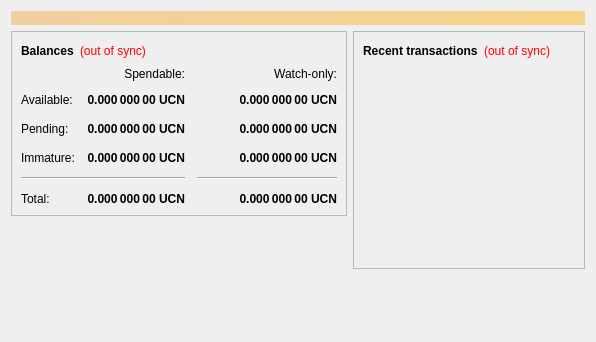
<?xml version="1.0" encoding="UTF-8"?>
<ui version="4.0">
 <class>OverviewPage</class>
 <widget class="QWidget" name="OverviewPage">
  <property name="geometry">
   <rect>
    <x>0</x>
    <y>0</y>
    <width>596</width>
    <height>342</height>
   </rect>
  </property>
  <property name="windowTitle">
   <string>Form</string>
  </property>
  <layout class="QVBoxLayout" name="topLayout">
   <item>
    <widget class="QLabel" name="labelAlerts">
     <property name="visible">
      <bool>false</bool>
     </property>
     <property name="styleSheet">
      <string notr="true">background-color: qlineargradient(x1: 0, y1: 0, x2: 1, y2: 0, stop:0 #F0D0A0, stop:1 #F8D488); color:#000000;</string>
     </property>
     <property name="wordWrap">
      <bool>true</bool>
     </property>
     <property name="margin">
      <number>3</number>
     </property>
    </widget>
   </item>
   <item>
    <layout class="QHBoxLayout" name="horizontalLayout" stretch="1,1">
     <item>
      <layout class="QVBoxLayout" name="verticalLayout_2">
       <item>
        <widget class="QFrame" name="frame">
         <property name="frameShape">
          <enum>QFrame::StyledPanel</enum>
         </property>
         <property name="frameShadow">
          <enum>QFrame::Raised</enum>
         </property>
         <layout class="QVBoxLayout" name="verticalLayout_4">
          <item>
           <layout class="QHBoxLayout" name="horizontalLayout_4">
            <item>
             <widget class="QLabel" name="label_5">
              <property name="font">
               <font>
                <weight>75</weight>
                <bold>true</bold>
               </font>
              </property>
              <property name="text">
               <string>Balances</string>
              </property>
             </widget>
            </item>
            <item>
             <widget class="QLabel" name="labelWalletStatus">
              <property name="cursor">
               <cursorShape>WhatsThisCursor</cursorShape>
              </property>
              <property name="toolTip">
               <string>The displayed information may be out of date. Your wallet automatically synchronizes with the Utopiacoin network after a connection is established, but this process has not completed yet.</string>
              </property>
              <property name="styleSheet">
               <string notr="true">QLabel { color: red; }</string>
              </property>
              <property name="text">
               <string notr="true">(out of sync)</string>
              </property>
              <property name="alignment">
               <set>Qt::AlignLeading|Qt::AlignLeft|Qt::AlignVCenter</set>
              </property>
             </widget>
            </item>
            <item>
             <spacer name="horizontalSpacer_3">
              <property name="orientation">
               <enum>Qt::Horizontal</enum>
              </property>
              <property name="sizeHint" stdset="0">
               <size>
                <width>40</width>
                <height>20</height>
               </size>
              </property>
             </spacer>
            </item>
           </layout>
          </item>
          <item>
           <layout class="QGridLayout" name="gridLayout">
            <property name="spacing">
             <number>12</number>
            </property>
            <item row="2" column="2">
             <widget class="QLabel" name="labelWatchPending">
              <property name="font">
               <font>
                <weight>75</weight>
                <bold>true</bold>
               </font>
              </property>
              <property name="cursor">
               <cursorShape>IBeamCursor</cursorShape>
              </property>
              <property name="toolTip">
               <string>Unconfirmed transactions to watch-only addresses</string>
              </property>
              <property name="text">
               <string notr="true">0.000 000 00 UCN</string>
              </property>
              <property name="alignment">
               <set>Qt::AlignRight|Qt::AlignTrailing|Qt::AlignVCenter</set>
              </property>
              <property name="textInteractionFlags">
               <set>Qt::LinksAccessibleByMouse|Qt::TextSelectableByKeyboard|Qt::TextSelectableByMouse</set>
              </property>
             </widget>
            </item>
            <item row="2" column="1">
             <widget class="QLabel" name="labelUnconfirmed">
              <property name="font">
               <font>
                <weight>75</weight>
                <bold>true</bold>
               </font>
              </property>
              <property name="cursor">
               <cursorShape>IBeamCursor</cursorShape>
              </property>
              <property name="toolTip">
               <string>Total of transactions that have yet to be confirmed, and do not yet count toward the spendable balance</string>
              </property>
              <property name="text">
               <string notr="true">0.000 000 00 UCN</string>
              </property>
              <property name="alignment">
               <set>Qt::AlignRight|Qt::AlignTrailing|Qt::AlignVCenter</set>
              </property>
              <property name="textInteractionFlags">
               <set>Qt::LinksAccessibleByMouse|Qt::TextSelectableByKeyboard|Qt::TextSelectableByMouse</set>
              </property>
             </widget>
            </item>
            <item row="3" column="2">
             <widget class="QLabel" name="labelWatchImmature">
              <property name="font">
               <font>
                <weight>75</weight>
                <bold>true</bold>
               </font>
              </property>
              <property name="cursor">
               <cursorShape>IBeamCursor</cursorShape>
              </property>
              <property name="toolTip">
               <string>Mined balance in watch-only addresses that has not yet matured</string>
              </property>
              <property name="text">
               <string notr="true">0.000 000 00 UCN</string>
              </property>
              <property name="alignment">
               <set>Qt::AlignRight|Qt::AlignTrailing|Qt::AlignVCenter</set>
              </property>
              <property name="textInteractionFlags">
               <set>Qt::LinksAccessibleByMouse|Qt::TextSelectableByKeyboard|Qt::TextSelectableByMouse</set>
              </property>
             </widget>
            </item>
            <item row="4" column="0" colspan="2">
             <widget class="Line" name="line">
              <property name="orientation">
               <enum>Qt::Horizontal</enum>
              </property>
             </widget>
            </item>
            <item row="4" column="2">
             <widget class="Line" name="lineWatchBalance">
              <property name="sizePolicy">
               <sizepolicy hsizetype="Preferred" vsizetype="Fixed">
                <horstretch>0</horstretch>
                <verstretch>0</verstretch>
               </sizepolicy>
              </property>
              <property name="minimumSize">
               <size>
                <width>140</width>
                <height>0</height>
               </size>
              </property>
              <property name="orientation">
               <enum>Qt::Horizontal</enum>
              </property>
             </widget>
            </item>
            <item row="5" column="0">
             <widget class="QLabel" name="labelTotalText">
              <property name="text">
               <string>Total:</string>
              </property>
             </widget>
            </item>
            <item row="3" column="1">
             <widget class="QLabel" name="labelImmature">
              <property name="font">
               <font>
                <weight>75</weight>
                <bold>true</bold>
               </font>
              </property>
              <property name="cursor">
               <cursorShape>IBeamCursor</cursorShape>
              </property>
              <property name="toolTip">
               <string>Mined balance that has not yet matured</string>
              </property>
              <property name="text">
               <string notr="true">0.000 000 00 UCN</string>
              </property>
              <property name="alignment">
               <set>Qt::AlignRight|Qt::AlignTrailing|Qt::AlignVCenter</set>
              </property>
              <property name="textInteractionFlags">
               <set>Qt::LinksAccessibleByMouse|Qt::TextSelectableByKeyboard|Qt::TextSelectableByMouse</set>
              </property>
             </widget>
            </item>
            <item row="2" column="3">
             <spacer name="horizontalSpacer_2">
              <property name="orientation">
               <enum>Qt::Horizontal</enum>
              </property>
              <property name="sizeHint" stdset="0">
               <size>
                <width>40</width>
                <height>20</height>
               </size>
              </property>
             </spacer>
            </item>
            <item row="3" column="0">
             <widget class="QLabel" name="labelImmatureText">
              <property name="text">
               <string>Immature:</string>
              </property>
             </widget>
            </item>
            <item row="5" column="1">
             <widget class="QLabel" name="labelTotal">
              <property name="font">
               <font>
                <weight>75</weight>
                <bold>true</bold>
               </font>
              </property>
              <property name="cursor">
               <cursorShape>IBeamCursor</cursorShape>
              </property>
              <property name="toolTip">
               <string>Your current total balance</string>
              </property>
              <property name="text">
               <string notr="true">0.000 000 00 UCN</string>
              </property>
              <property name="alignment">
               <set>Qt::AlignRight|Qt::AlignTrailing|Qt::AlignVCenter</set>
              </property>
              <property name="textInteractionFlags">
               <set>Qt::LinksAccessibleByMouse|Qt::TextSelectableByKeyboard|Qt::TextSelectableByMouse</set>
              </property>
             </widget>
            </item>
            <item row="5" column="2">
             <widget class="QLabel" name="labelWatchTotal">
              <property name="font">
               <font>
                <weight>75</weight>
                <bold>true</bold>
               </font>
              </property>
              <property name="cursor">
               <cursorShape>IBeamCursor</cursorShape>
              </property>
              <property name="toolTip">
               <string>Current total balance in watch-only addresses</string>
              </property>
              <property name="text">
               <string notr="true">0.000 000 00 UCN</string>
              </property>
              <property name="alignment">
               <set>Qt::AlignRight|Qt::AlignTrailing|Qt::AlignVCenter</set>
              </property>
              <property name="textInteractionFlags">
               <set>Qt::LinksAccessibleByMouse|Qt::TextSelectableByKeyboard|Qt::TextSelectableByMouse</set>
              </property>
             </widget>
            </item>
            <item row="0" column="2">
             <widget class="QLabel" name="labelWatchonly">
              <property name="text">
               <string>Watch-only:</string>
              </property>
              <property name="alignment">
               <set>Qt::AlignRight|Qt::AlignTrailing|Qt::AlignVCenter</set>
              </property>
             </widget>
            </item>
            <item row="1" column="0">
             <widget class="QLabel" name="labelBalanceText">
              <property name="text">
               <string>Available:</string>
              </property>
             </widget>
            </item>
            <item row="1" column="1">
             <widget class="QLabel" name="labelBalance">
              <property name="font">
               <font>
                <weight>75</weight>
                <bold>true</bold>
               </font>
              </property>
              <property name="cursor">
               <cursorShape>IBeamCursor</cursorShape>
              </property>
              <property name="toolTip">
               <string>Your current spendable balance</string>
              </property>
              <property name="text">
               <string notr="true">0.000 000 00 UCN</string>
              </property>
              <property name="alignment">
               <set>Qt::AlignRight|Qt::AlignTrailing|Qt::AlignVCenter</set>
              </property>
              <property name="textInteractionFlags">
               <set>Qt::LinksAccessibleByMouse|Qt::TextSelectableByKeyboard|Qt::TextSelectableByMouse</set>
              </property>
             </widget>
            </item>
            <item row="1" column="2">
             <widget class="QLabel" name="labelWatchAvailable">
              <property name="font">
               <font>
                <weight>75</weight>
                <bold>true</bold>
               </font>
              </property>
              <property name="cursor">
               <cursorShape>IBeamCursor</cursorShape>
              </property>
              <property name="toolTip">
               <string>Your current balance in watch-only addresses</string>
              </property>
              <property name="text">
               <string notr="true">0.000 000 00 UCN</string>
              </property>
              <property name="alignment">
               <set>Qt::AlignRight|Qt::AlignTrailing|Qt::AlignVCenter</set>
              </property>
              <property name="textInteractionFlags">
               <set>Qt::LinksAccessibleByMouse|Qt::TextSelectableByKeyboard|Qt::TextSelectableByMouse</set>
              </property>
             </widget>
            </item>
            <item row="2" column="0">
             <widget class="QLabel" name="labelPendingText">
              <property name="text">
               <string>Pending:</string>
              </property>
             </widget>
            </item>
            <item row="0" column="1">
             <widget class="QLabel" name="labelSpendable">
              <property name="text">
               <string>Spendable:</string>
              </property>
              <property name="alignment">
               <set>Qt::AlignRight|Qt::AlignTrailing|Qt::AlignVCenter</set>
              </property>
             </widget>
            </item>
           </layout>
          </item>
         </layout>
        </widget>
       </item>
       <item>
        <spacer name="verticalSpacer">
         <property name="orientation">
          <enum>Qt::Vertical</enum>
         </property>
         <property name="sizeHint" stdset="0">
          <size>
           <width>20</width>
           <height>40</height>
          </size>
         </property>
        </spacer>
       </item>
      </layout>
     </item>
     <item>
      <layout class="QVBoxLayout" name="verticalLayout_3">
       <item>
        <widget class="QFrame" name="frame_2">
         <property name="frameShape">
          <enum>QFrame::StyledPanel</enum>
         </property>
         <property name="frameShadow">
          <enum>QFrame::Raised</enum>
         </property>
         <layout class="QVBoxLayout" name="verticalLayout">
          <item>
           <layout class="QHBoxLayout" name="horizontalLayout_2">
            <item>
             <widget class="QLabel" name="label_4">
              <property name="font">
               <font>
                <weight>75</weight>
                <bold>true</bold>
               </font>
              </property>
              <property name="text">
               <string>Recent transactions</string>
              </property>
             </widget>
            </item>
            <item>
             <widget class="QLabel" name="labelTransactionsStatus">
              <property name="cursor">
               <cursorShape>WhatsThisCursor</cursorShape>
              </property>
              <property name="toolTip">
               <string>The displayed information may be out of date. Your wallet automatically synchronizes with the Utopiacoin network after a connection is established, but this process has not completed yet.</string>
              </property>
              <property name="styleSheet">
               <string notr="true">QLabel { color: red; }</string>
              </property>
              <property name="text">
               <string notr="true">(out of sync)</string>
              </property>
              <property name="alignment">
               <set>Qt::AlignRight|Qt::AlignTrailing|Qt::AlignVCenter</set>
              </property>
             </widget>
            </item>
            <item>
             <spacer name="horizontalSpacer">
              <property name="orientation">
               <enum>Qt::Horizontal</enum>
              </property>
              <property name="sizeHint" stdset="0">
               <size>
                <width>40</width>
                <height>20</height>
               </size>
              </property>
             </spacer>
            </item>
           </layout>
          </item>
          <item>
           <widget class="QListView" name="listTransactions">
            <property name="styleSheet">
             <string notr="true">QListView { background: transparent; }</string>
            </property>
            <property name="frameShape">
             <enum>QFrame::NoFrame</enum>
            </property>
            <property name="verticalScrollBarPolicy">
             <enum>Qt::ScrollBarAlwaysOff</enum>
            </property>
            <property name="horizontalScrollBarPolicy">
             <enum>Qt::ScrollBarAlwaysOff</enum>
            </property>
            <property name="selectionMode">
             <enum>QAbstractItemView::NoSelection</enum>
            </property>
           </widget>
          </item>
         </layout>
        </widget>
       </item>
       <item>
        <spacer name="verticalSpacer_2">
         <property name="orientation">
          <enum>Qt::Vertical</enum>
         </property>
         <property name="sizeHint" stdset="0">
          <size>
           <width>20</width>
           <height>40</height>
          </size>
         </property>
        </spacer>
       </item>
      </layout>
     </item>
    </layout>
   </item>
  </layout>
 </widget>
 <resources/>
 <connections/>
</ui>
